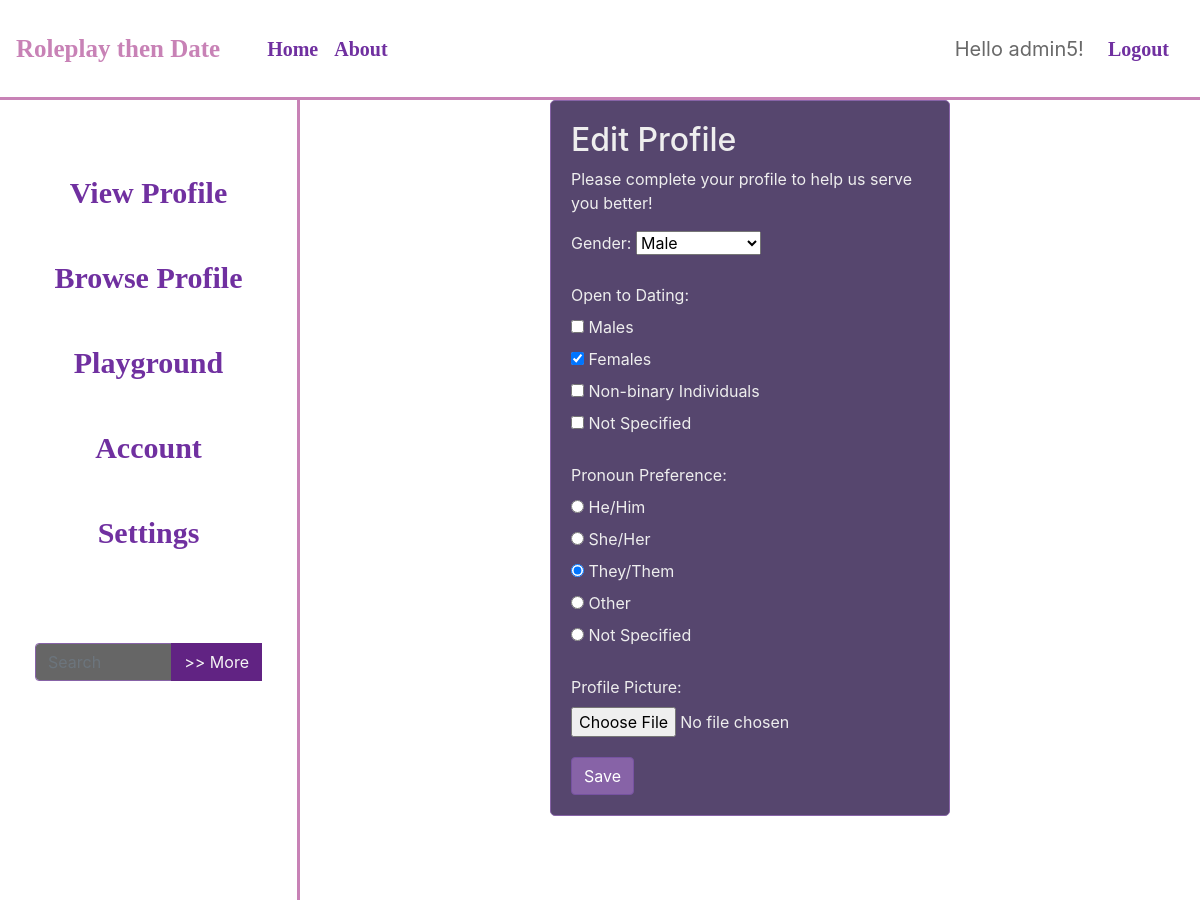
Page /accounts/edit_profile/ (signed in) on the earlier database version.
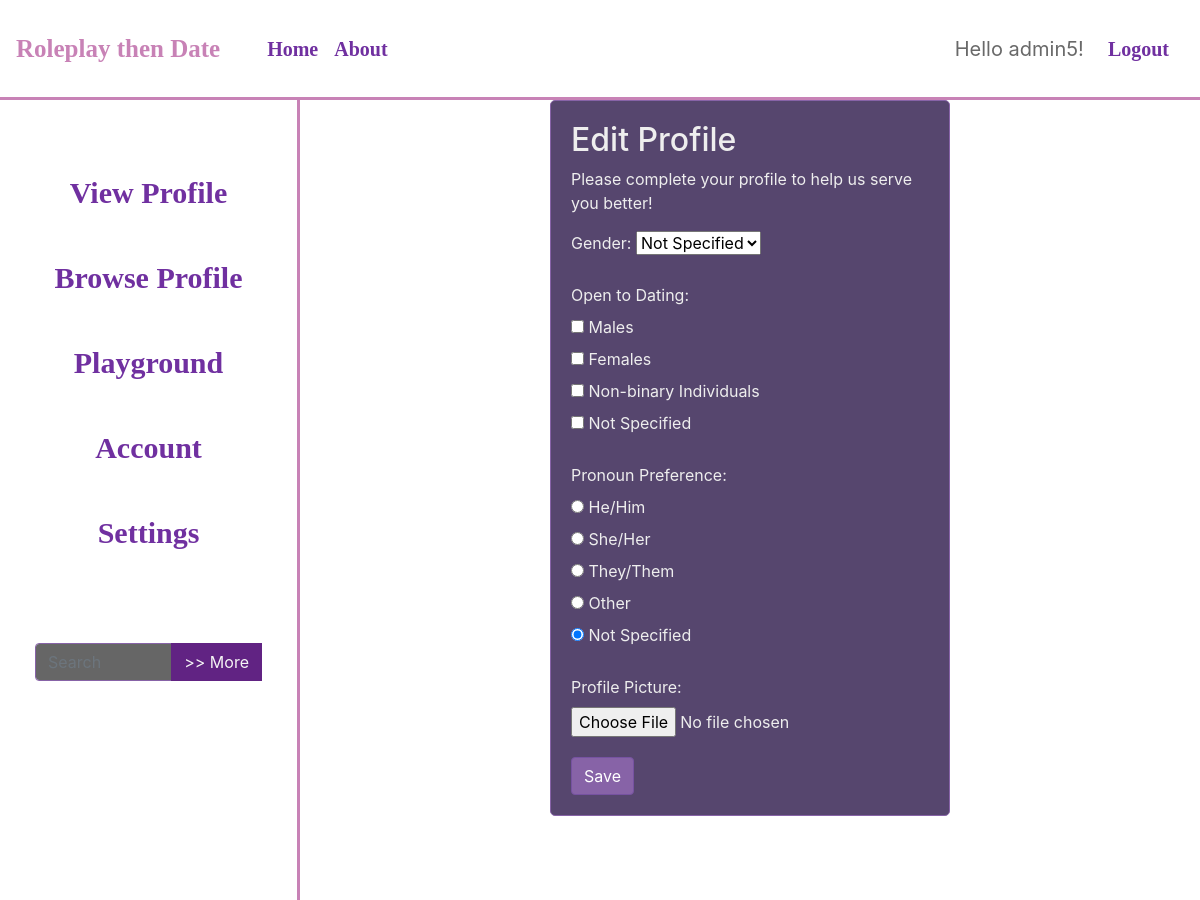
Same page on the later database version.
### accounts/models.py (models this page shows, shortened)
class Profile(models.Model):
    user = models.OneToOneField(User, on_delete=models.CASCADE)
    open_to_dating = models.ManyToManyField(DatingPreference, blank=True)
    GENDER_CHOICES = [
        ("M", "Male"),
        ("F", "Female"),
        ("N", "Non-binary"),
        ("NS", "Not Specified"),  # added this for completeness
    ]
    gender = models.CharField(max_length=2, choices=GENDER_CHOICES, default="NS")
    pronoun_preference = models.CharField(
        max_length=20,
        choices=[
            ("not_specified", "Not specified"),
            ("he_him", "He/Him"),
            ("she_her", "She/Her"),
            ("they_them", "They/Them"),
            ("other", "Other"),
        ],
        default="not_specified",
    )
    custom_pronoun = models.CharField(max_length=255, blank=True, null=True)
    profile_picture = models.ImageField(
        upload_to="profile_pictures/", blank=True, null=True
    )

### accounts/views.py (the view)
# urls.py: path("edit_profile/", edit_profile, name="edit_profile"),
@login_required
def edit_profile(request):
    profile = request.user.profile  # refers to the currently authenticated user
    if request.method == "POST":
        form = EditProfileForm(request.POST, request.FILES, instance=profile)
        if form.is_valid():
            _handle_form_valid(request, form)
            return HttpResponseRedirect(reverse("profile_updated"))
        else:
            messages.error(
                request, "There was an error in the form. Please check your inputs."
            )
    else:
        form = EditProfileForm(instance=profile)
    return render(request, "accounts/profile/edit_profile.html", {"form": form})

### accounts/forms.py (shortened to what this page needs)
class EditProfileForm(forms.ModelForm):
    GENDER_CHOICES = Profile.GENDER_CHOICES  # Use the choices from the Profile model
    pronoun_preference = forms.ChoiceField(
        choices=[
            ("he_him", "He/Him"),
            ("she_her", "She/Her"),
            ("they_them", "They/Them"),
            ("other", "Other"),
            ("not_specified", "Not Specified"),  # Added this choice
        ],
        widget=forms.RadioSelect,
        required=False,
    )
    open_to_dating = forms.ModelMultipleChoiceField(
        queryset=DatingPreference.objects.all(),
        widget=forms.CheckboxSelectMultiple,
        required=False,
    )
    custom_pronoun = forms.CharField(
        max_length=255,
        required=False,
        widget=forms.TextInput(attrs={"placeholder": "Custom Pronoun"}),
    )
    profile_picture = forms.ImageField(
        required=False,
        widget=forms.ClearableFileInput(attrs={"accept": "image/*"}),
    )
    class Meta:
        model = Profile
        fields = (
            "gender",
            "open_to_dating",
            "pronoun_preference",
            "custom_pronoun",
            "profile_picture",
        )

### accounts/templates/accounts/profile/edit_profile.html (shortened to what this page needs)
{% extends "base.html" %}
{% block content %}
  <div class="profile-edit-container">
    <h2>Edit Profile</h2>
    <p>Please complete your profile to help us serve you better!</p>
    <form method="post" action="{% url 'edit_profile' %}" enctype="multipart/form-data">
      <div class="form-group">
        <label>Gender:</label>
        {{ form.gender }}
      </div>
      <div class="form-group">
        <label>Open to Dating:</label>
        {{ form.open_to_dating }}
      </div>
      <div class="form-group">
        <label>Pronoun Preference:</label>
        {% for choice in form.pronoun_preference %}
            <div class="radio-option">
                <label>
                    {{ choice.tag }}
                    {{ choice.choice_label }}
                </label>
            </div>
        {% endfor %}
      </div>
      <div class="form-group">
        <label for="{{ form.profile_picture.id_for_label }}">Profile Picture:</label>
        {{ form.profile_picture }}
      </div>
      <button type="submit" class="btn btn-primary">Save</button>
    </form>
  </div>
{% endblock %}

Differences in the rows shown:
changed Profile: gender "Male" → "Not Specified"
Other differences:
form field open_to_dating: "☐ ☑ ☐ ☐" → "☐ ☐ ☐ ☐"
form field pronoun_preference: "☑ They/Them" → "☐ They/Them"
form field pronoun_preference: "☐ Not Specified" → "☑ Not Specified"
